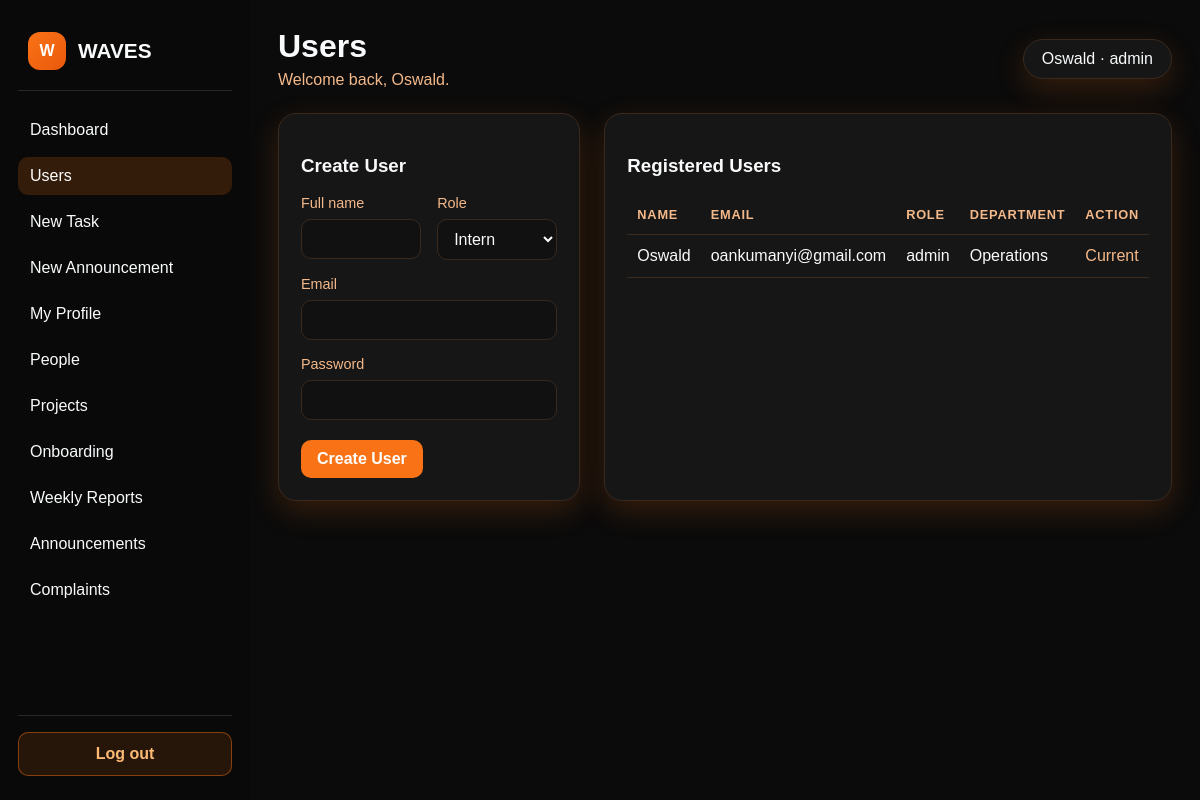
/users.php (signed in), run on the app's committed database.
### tables this page shows
CREATE TABLE profiles (
    id INT AUTO_INCREMENT PRIMARY KEY,
    user_id INT NOT NULL,
    full_name VARCHAR(150) NOT NULL,
    team_name VARCHAR(120) DEFAULT NULL,
    department VARCHAR(120) DEFAULT NULL,
    job_title VARCHAR(120) DEFAULT NULL,
    age TINYINT UNSIGNED DEFAULT NULL,
    profile_photo VARCHAR(255) DEFAULT NULL,
    mentor_id INT DEFAULT NULL,
    start_date DATE DEFAULT NULL,
    created_at TIMESTAMP DEFAULT CURRENT_TIMESTAMP,
    FOREIGN KEY (user_id) REFERENCES users(id) ON DELETE CASCADE,
    FOREIGN KEY (mentor_id) REFERENCES users(id)
);

CREATE TABLE users (
    id INT AUTO_INCREMENT PRIMARY KEY,
    organization_id INT NOT NULL,
    email VARCHAR(150) UNIQUE NOT NULL,
    password_hash VARCHAR(255) NOT NULL,
    role ENUM('admin', 'mentor', 'intern', 'staff', 'national_service') NOT NULL DEFAULT 'intern',
    created_at TIMESTAMP DEFAULT CURRENT_TIMESTAMP,
    FOREIGN KEY (organization_id) REFERENCES organizations(id)
);

### includes/auth.php (called while the page is built, shortened)
<?php
function currentUser(): ?array
{
    return $_SESSION['user'] ?? null;
}

### users.php (the view, shortened to what this page needs)
<?php
require_once __DIR__ . '/includes/auth.php';
$pdo = getDbConnection();
$users = $pdo->query(
    'SELECT u.id, u.email, u.role, p.full_name, p.department, p.team_name
     FROM users u
     LEFT JOIN profiles p ON p.user_id = u.id
     ORDER BY p.full_name ASC'
)->fetchAll();
include __DIR__ . '/includes/header.php';
?>
<section class="row">
    <div class="form-panel">
        <h3>Create User</h3>
        <form method="post" action="users.php">
            <div class="form-grid">
                <div class="field">
                    <label for="full_name">Full name</label>
                    <input id="full_name" name="full_name" type="text" required>
                </div>
                <div class="field">
                    <label for="role">Role</label>
                    <select id="role" name="role">
                        <option value="intern" selected>Intern</option>
                    </select>
                </div>
                <div class="field" style="grid-column: 1 / -1;">
                    <label for="email">Email</label>
                    <input id="email" name="email" type="email" required>
                </div>
                <div class="field" style="grid-column: 1 / -1;">
                    <label for="password">Password</label>
                    <input id="password" name="password" type="password" required>
                </div>
            </div>
            <div class="action-row" style="margin-top: 20px;">
                <button type="submit" class="btn btn-primary">Create User</button>
            </div>
        </form>
    </div>
    <div class="list-panel">
        <h3>Registered Users</h3>
        <table class="table">
            <thead>
                <tr>
                    <th>Name</th>
                    <th>Email</th>
                    <th>Role</th>
                    <th>Department</th>
                    <th>Action</th>
                </tr>
            </thead>
            <tbody>
                <?php foreach ($users as $person): ?>
                    <tr>
                        <td><?= htmlspecialchars($person['full_name'] ?? 'Unnamed') ?></td>
                        <td><?= htmlspecialchars($person['email']) ?></td>
                        <td><?= htmlspecialchars($person['role']) ?></td>
                        <td><?= htmlspecialchars($person['department'] ?? 'N/A') ?></td>
                        <td>
                            <?php if ((int) $person['id'] !== (int) $user['id']): ?>
                                <a class="btn btn-secondary" href="users.php?delete=<?= (int) $person['id'] ?>" onclick="return confirm('Delete this user?');">Delete</a>
                            <?php else: ?>
                                <span class="muted">Current</span>
                            <?php endif; ?>
                        </td>
                    </tr>
                <?php endforeach; ?>
            </tbody>
        </table>
    </div>
</section>
<?php include __DIR__ . '/includes/footer.php'; ?>

### includes/header.php (shortened to what this page needs)
<?php
require_once __DIR__ . '/auth.php';
$currentUser = currentUser();
$currentPage = basename($_SERVER['PHP_SELF']);
?>
<!DOCTYPE html>
<html lang="en">
<head>
    <link rel="stylesheet" href="assets/css/style.css">
</head>
<body>
    <?php if ($currentUser && $currentPage !== 'login.php'): ?>
        <div class="app-shell">
            <?php include __DIR__ . '/sidebar.php'; ?>
            <main class="main">
                <header class="topbar">
                    <div class="page-title">
                        <h2><?= ucfirst(str_replace(['.php', '-'], ['', ' '], $currentPage)) ?></h2>
                        <p>Welcome back, <?= htmlspecialchars($currentUser['full_name']) ?>.</p>
                    </div>
                    <div class="user-chip">
                        <?= htmlspecialchars($currentUser['full_name']) ?> · <?= htmlspecialchars($currentUser['role']) ?>
                    </div>
                </header>
    <?php else: ?>
        <div class="auth-wrap">
    <?php endif; ?>

### assets/css/style.css (style rules this page uses)
:root { --bg: #0b0b0b; --panel: #161616; --panel-alt: #1d1a18; --primary: #f97316; --primary-dark: #ea580c; --secondary: #f8fafc; --muted: #f4b98a; --success: #10b981; --warning: #f97316; --danger: #ef4444; --border: #3a2a1e; --shadow: 0 10px 30px rgba(249, 115, 22, 0.18); }
* { box-sizing: border-box; }
body { margin: 0; font-family: Arial, Helvetica, sans-serif; background: var(--bg); color: var(--secondary); }
body, .main, .sidebar, .card, .list-panel, .form-panel, .auth-card, .user-chip, .quick-item, .field input, .field select, .field textarea { color: var(--secondary); }
button, input, select, textarea { font: inherit; }
.app-shell { display: flex; min-height: 100vh; }
.main { flex: 1; padding: 28px; }
.topbar { display: flex; align-items: center; justify-content: space-between; gap: 16px; margin-bottom: 24px; }
.page-title h2 { margin: 0; font-size: 2rem; }
.page-title p { margin: 6px 0 0; color: var(--muted); }
.user-chip { background: var(--panel); border: 1px solid var(--border); border-radius: 999px; padding: 10px 18px; box-shadow: var(--shadow); }
.row { display: grid; grid-template-columns: 1.6fr 1fr; gap: 24px; }
.action-row { display: flex; flex-wrap: wrap; gap: 12px; margin-top: 12px; }
.list-panel, .form-panel { background: var(--panel); border: 1px solid var(--border); border-radius: 18px; padding: 22px; box-shadow: var(--shadow); }
.table { width: 100%; border-collapse: collapse; margin-top: 18px; }
.table th, .table td { text-align: left; padding: 12px 10px; border-bottom: 1px solid var(--border); }
.table th { color: var(--muted); font-size: 0.8rem; text-transform: uppercase; letter-spacing: 0.06em; }
.form-grid { display: grid; grid-template-columns: repeat(2, minmax(0, 1fr)); gap: 16px; }
.field { display: flex; flex-direction: column; gap: 8px; }
.field label { font-size: 0.9rem; color: var(--muted); }
.field input, .field select, .field textarea { width: 100%; border: 1px solid var(--border); border-radius: 10px; padding: 10px 12px; background: #111111; color: var(--secondary); }
.btn { display: inline-flex; align-items: center; justify-content: center; border: none; border-radius: 10px; padding: 10px 16px; cursor: pointer; font-weight: 700; text-decoration: none; }
.btn-primary { background: var(--primary); color: white; }
.muted { color: var(--muted); }

### data on the page
profiles: full_name "Oswald", user.role "admin", user.email "oankumanyi@gmail.com", department "Operations"

### other printed values
$label "Dashboard"
$label "Users"
$label "New Task"
$label "New Announcement"
$label "My Profile"
$label "People"
$label "Projects"
$label "Onboarding"
$label "Weekly Reports"
$label "Announcements"
$label "Complaints"
str_replace(['.php', '-'], ['', ' '], $currentPage) "Users"
